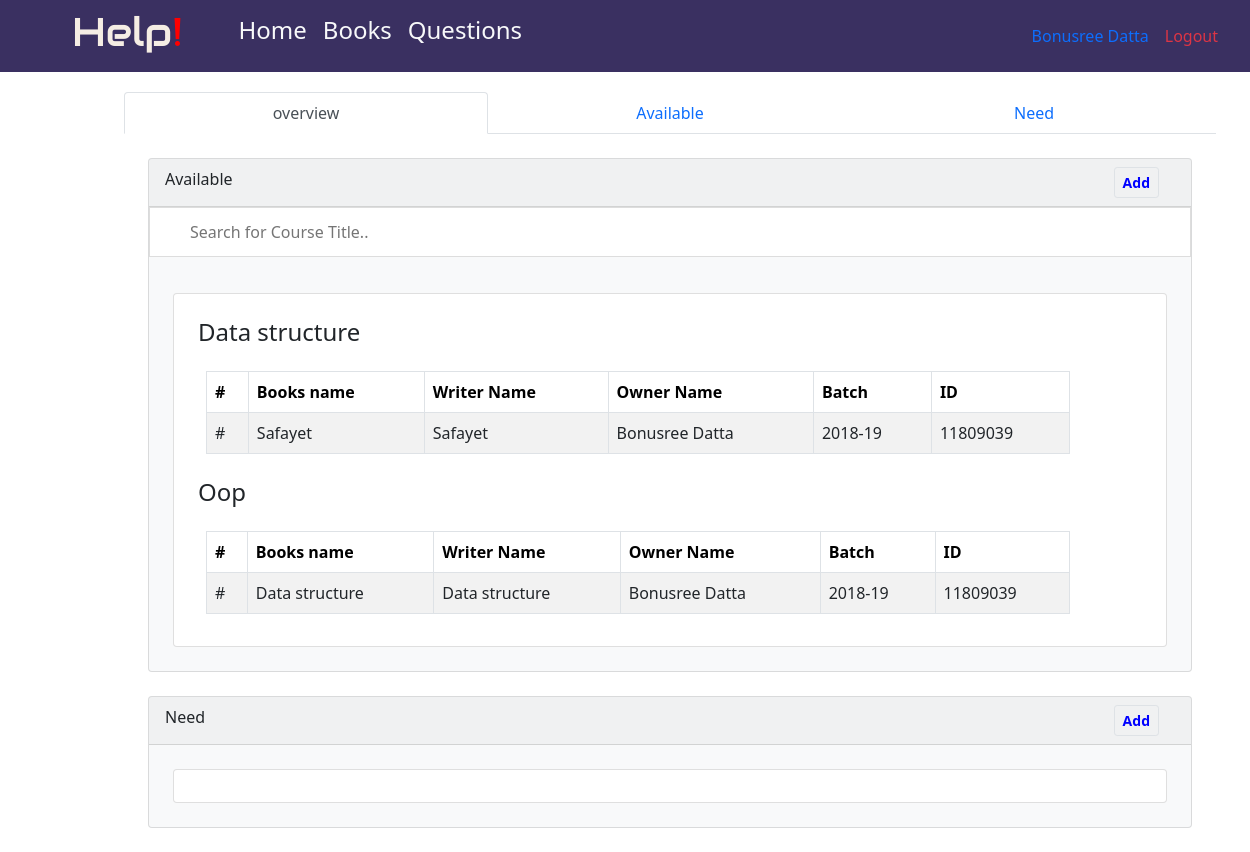
Page /books/ (signed in) on the committed database.
### home/models.py (models this page shows, shortened)
class CustomUser(AbstractBaseUser, PermissionsMixin):
    username = models.CharField(max_length=255, unique=True)
    roll = models.CharField(max_length=255,primary_key=True,unique=True)  # Treat the roll field as the phone roll
    session=models.CharField(max_length=255,unique=False)
    is_staff = models.BooleanField(default=False)
    is_superuser=models.BooleanField(default=False)
    USERNAME_FIELD = 'username'
    REQUIRED_FIELDS = ['roll', 'session']
    objects = CustomUserManager()

### books/models.py (models this page shows, shortened)
class course_title(models.Model):
    name=models.CharField(max_length=250)

class available_books(models.Model):
    Course_title=models.ForeignKey(course_title, on_delete=models.CASCADE)
    books_name=models.CharField(max_length=250)
    owner_name=models.CharField( max_length=250)
    writer_name=models.CharField(max_length=250)
    roll=models.CharField(max_length=250)
    session=models.CharField(max_length=250)

### books/views.py (the view)
# urls.py: path('books/', views.books_overview, name='books')
def books_overview(request):
    allBooks=available_books.objects.all()
    title=course_title.objects.all()
    books={}
    if request.user.is_authenticated:
        books={'user_available':[],'user_need':[]}
        roll=request.user.roll
        user_available=available_books.objects.filter(roll=roll).values()
    for t in title:
        books.update({t.name:{'available':[],'need':[]}})
    for b in allBooks:
        ct=b.Course_title.name
        a={'b_name':b.books_name, 'owner_name':b.owner_name,
           'writer_name':b.writer_name, 'roll':b.roll, 'session':b.session}
        if ct in books:
            books[ct]['available'].append(a)
    needbooks=need_books.objects.all()
    for b in needbooks:
        ct=b.Course_title.name
        a={'b_name':b.books_name, 'borrower':b.borrower_name,
           'writer_name':b.writer_name, 'roll':b.roll, 'session':b.session}
        if ct in books:
            books[ct]['need'].append(a)
    return render(request, 'books.html', context={'books': books})

### books_and_question/custom_auth_backend.py (called while the page is built)
    def get_user(self, user_id):
        try:
            return CustomUser.objects.get(pk=user_id)
        except CustomUser.DoesNotExist:
            return None

### templates/books.html (shortened to what this page needs)
{% extends 'master.html' %}
{%load static%}
{% block content %}
<div class="container " style="margin-top:20px; margin-left:100px;">
  <ul class="nav nav-tabs nav-justified">
    <li class="nav-item">
      <a class="nav-link active" href="#section1">overview</a>
    </li>
    <li class="nav-item">
      <a class="nav-link" href="#section2">Available </a>
    </li>
    <li class="nav-item">
      <a class="nav-link" href="#section3">Need</a>
    </li>
  </ul>
  <div id="section2" class="card text-dark bg-light m-4" style="max-width:
              100%;">
    <div class="card-header d-inline-flex ">
      <div class="flex-fill">Available</div>
      <div>
        {% if user.is_authenticated %}
        <button type="button" class="btn btn-sm border btn-default fw-bold mx-3"
          style="color:blue;" data-bs-toggle="modal"
          data-bs-target="#add_available_books">Add </button>
        {%endif%}
      </div>
    </div>
    <input type="text" id="myInput" onkeyup="myFunction()" placeholder="Search for Course Title..">
    <div  id="searchableContent" class="card m-4 p-3">
      {% for course_title, book_data in books.items%}
      {%if book_data.available%}
      <h4 id="available_course" class="available_course m-2">{{course_title|capfirst}}</h4>
      <table class="table table-striped table-bordered m-3" style="width:90%;">
        <thead>
          <tr>
            <th>#</th>
            <th>Books name</th>
            <th>Writer Name</th>
            <th>Owner Name</th>
            <th>Batch</th>
            <th>ID</th>
          </tr>
        </thead>
        <tbody>
          {%for b in book_data.available%}
          <tr>
            <td>#</td>
            <td>{{b.b_name|capfirst}}</td>
            <td>{{b.writer_name|capfirst}}</td>
            <td>{{b.owner_name|capfirst}}</td>
            <td>{{b.session}}</td>
            <td>{{b.roll}}</td>
          </tr>
          {% endfor %}
        </tbody>
      </table>
      {%endif%}
      {% endfor %}
    </div>
  </div>
  <div id="section3" class="card text-dark bg-light m-4" style="max-width:
              100%;">
    <div class="card-header d-inline-flex ">
      <div class="flex-fill">Need</div>
      <div>
        {% if user.is_authenticated %}
        <button type="button" class="btn btn-sm border btn-default fw-bold mx-3"
          style="color:blue;" data-bs-toggle="modal"
          data-bs-target="#add_need_books">Add </button>
        {%endif%}
      </div>
    </div>
    <div class="card m-4 p-3">
    </div>
  </div>
{% endblock%}

### templates/master.html (shortened to what this page needs)
<!DOCTYPE html>
{% load static %}
<html>
<head>
  {% load bootstrap5 %}
  {% bootstrap_css %}
  <link rel="stylesheet" href="{% static 'style.css' %}" />
    <link rel="stylesheet"
      href="https://cdnjs.cloudflare.com/ajax/libs/bootstrap-icons/1.7.2/font/bootstrap-icons.min.css">
    <link
      href="https://cdn.jsdelivr.net/npm/bootstrap@5.0.2/dist/css/bootstrap.min.css"
      rel="stylesheet"
>
    </head>
</head>
<body style="color:black;">
    <nav class="navbar navbar-expand" style="background-color:rgb(58, 48, 97); color:rgb(245, 237, 228)" >
        <div class="container-fluid">
          <div class="collapse navbar-collapse" id="mynavbar">
            <ul class="navbar-nav me-auto">
              <li class="nav-item ms-5" style="font-family: Audiowide, sans-serif;">
                <h1>Help</h1>
              </li>
              <li class="nav-item-default me-5" style="font-family: Audiowide, sans-serif;">
                <h1 style="color:red">!</h1>
              </li>
              <li class="nav-item ">
                <a class="nav-link h4 link-light " href="/">Home</a>
              </li>
              <li class="nav-item ">
                <a class="nav-link h4 link-light " href="/books/">Books</a>
              </li>
              <li class="nav-item ">
                <a class="nav-link h4 link-light " href="/question/">Questions </a>
              </li>
            </ul>
            <ul class="navbar-nav d-flex">
             {% if user.is_authenticated %}
            <li class="nav-item">
              <a class="nav-link {% if request.path == '/profile/' %}active{% endif %}" href="/">{{user.username}}</a>
            </li>
            <li class="nav-item">
              <a class="nav-link text-danger {% if request.path == '/logout/' %}active{% endif %}" href="/logout/">Logout</a>
            </li>
              {%endif%}
                </ul>
          </div>
        </div>
      </nav>
  {% block content %}
  {% endblock %}
</body>
</html>

### static/style.css (style rules this page uses)
#myInput { background-image: url('/css/searchicon.png'); background-position: 10px 12px; background-repeat: no-repeat; width: 100%; font-size: 16px; padding: 12px 20px 12px 40px; border: 1px solid #ddd; margin-bottom: 12px; }

### rows in the picture
CustomUser: username "Bonusree Datta"
course_title: books "Data structure"
available_books: b_name "Safayet", writer_name "Safayet", owner_name "Bonusree Datta", session "2018-19", roll "11809039"
course_title: books "Oop"
available_books: b_name "Data structure", writer_name "Data structure", owner_name "Bonusree Datta", session "2018-19", roll "11809039"
